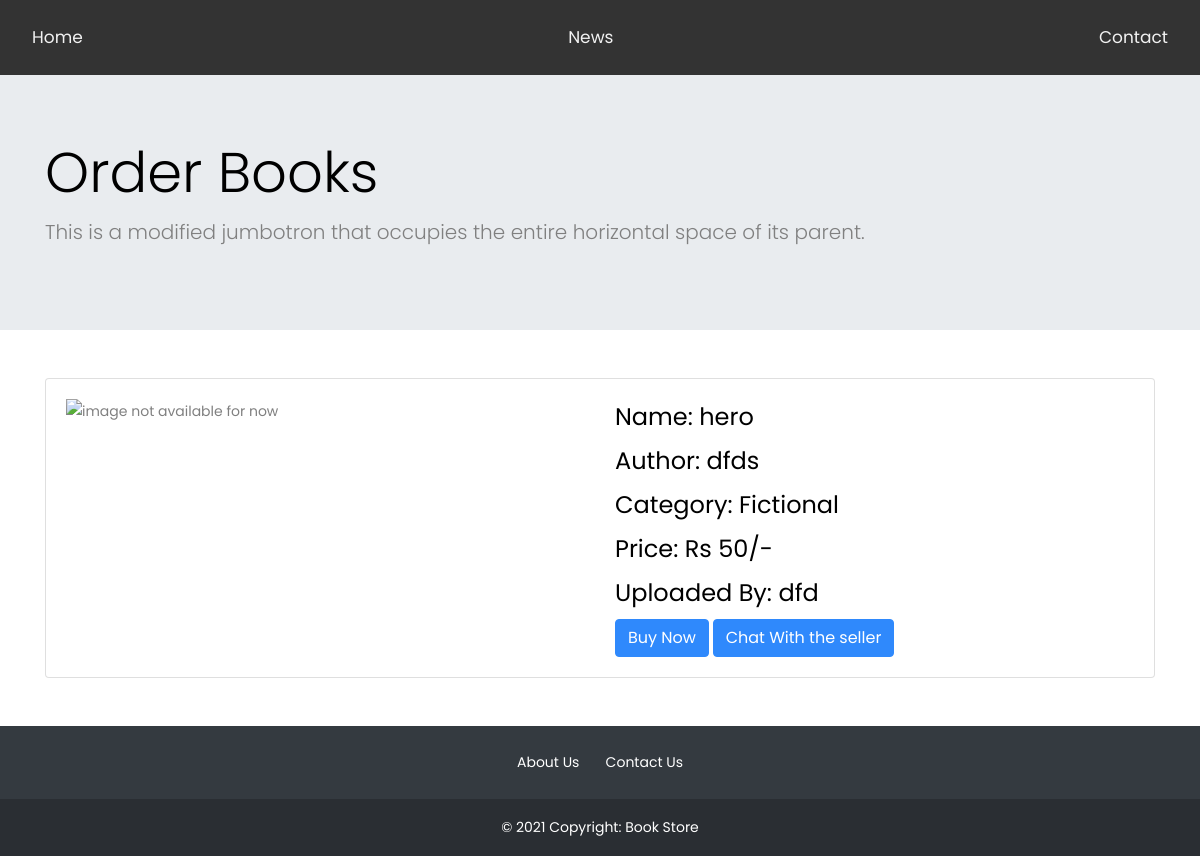
Page /orderbook.php?bid=807716029 (signed in) on the committed database.
### tables this page shows
CREATE TABLE IF NOT EXISTS `entrybook` (
  `uploaded_by` varchar(50) NOT NULL,
  `bookid` int NOT NULL,
  `book_name` varchar(200) NOT NULL,
  `book_image` varchar(250) NOT NULL,
  `author` varchar(100) NOT NULL,
  `category` varchar(50) NOT NULL,
  `price` int NOT NULL
);

CREATE TABLE IF NOT EXISTS `register` (
  `name` varchar(50) NOT NULL,
  `email` varchar(50) NOT NULL,
  `phone` int NOT NULL,
  `password` varchar(255) NOT NULL,
  PRIMARY KEY (`email`)
);

### orderbook.php (the view, shortened to what this page needs)
<!doctype html>
<?php
$conn = mysqli_connect("localhost","root","","bookstore");
$bid = $_GET['bid'];
$uploaded_by = "";
$name = "";
$sql1 = "select uploaded_by from entrybook where bookid = '$bid'";
$res1 = mysqli_query($conn,$sql1);
while($y = mysqli_fetch_assoc($res1))
{
  $uploaded_by = $y['uploaded_by'];
}
$sql2 = "select name from register where email = '$uploaded_by'";
$res2 = mysqli_query($conn,$sql2);
while($z = mysqli_fetch_assoc($res2))
{
  $name = $z['name'];
}
$sql = "select * from entrybook where bookid='$bid'";
$res = mysqli_query($conn,$sql);
$bookname = "";
$author = "";
$price = "";
$category = "";
while ($row = mysqli_fetch_assoc($res))
{
    $bookname = $row['book_name'];
    $author = $row['author'];
    $price = $row['price'];
    $category = $row['category'];
  if ($category == 1){
    $category = "Fictional";
  }
  elseif ($category == 2)
  {
    $category = "Engineering";
  }
}
?>
<html lang="en">
  <head>
    <link href="https://cdn.jsdelivr.net/npm/bootstrap@5.1.1/dist/css/bootstrap.min.css" rel="stylesheet">
		<link rel="stylesheet" href="https://stackpath.bootstrapcdn.com/font-awesome/4.7.0/css/font-awesome.min.css">
		<link rel="stylesheet" href="css/style.css">
  </head>
  <body>
  <div class="navbar">
  <a href="index.php">Home</a>
  <a href="#news">News</a>
  <a href="#contact">Contact</a>
</div>
    <section>
      <div class="jumbotron jumbotron-fluid">
        <div class="container" id="jumbo">
          <h1 class="display-4">Order Books</h1>
          <p class="lead">This is a modified jumbotron that occupies the entire horizontal space of its parent.</p>
        </div>
      </div>
    </section>
    <section class = "container mt-5 mb-5">
        <div class = "card card-body">
        <div class = "row">
        <div class = "col-sm-6">
            <img src = "" alt = "image not available for now">
    </div>
    <div class = "col-sm-6">
    <h4>Name: <?php echo $bookname; ?> </h4>
    <h4>Author: <?php echo $author; ?></h4>
    <h4>Category: <?php echo $category; ?></h4>
    <h4>Price: Rs <?php echo $price ;?>/-</h4>
    <h4>Uploaded By: <?php echo $name; ?></h4>
    <button class = "btn btn-primary">Buy Now</button>
    <button class = "btn btn-primary">Chat With the seller</button>
    </div>
</div>
</div>
</section>
    <footer class="bg-dark text-center text-white">
      <div class="container p-4 pb-0">
        <a href="">About Us</a>
        <a href="">Contact Us</a>
      </div>
      <div class="text-center p-3" style="background-color: rgba(0, 0, 0, 0.2);">
        © <script>document.write(new Date().getFullYear())</script> Copyright: Book Store
      </div>
    </footer>
  </body>
</html>

### orderbook.php (style rules this page uses)
a { text-decoration: none; color:#fff; }
a:link { color: #fff; }
body { margin:150; }
.navbar { overflow: hidden; background-color: #333; position: sticky; z-index: 10; top: 0; width: 100%; }
.navbar a { float: left; display: block; color: #f2f2f2; text-align: center; padding: 14px 16px; text-decoration: none; font-size: 17px; }

### rows in the picture
entrybook: book_name "hero", author "dfds", category "Fictional", price "50"
register: name "dfd"
